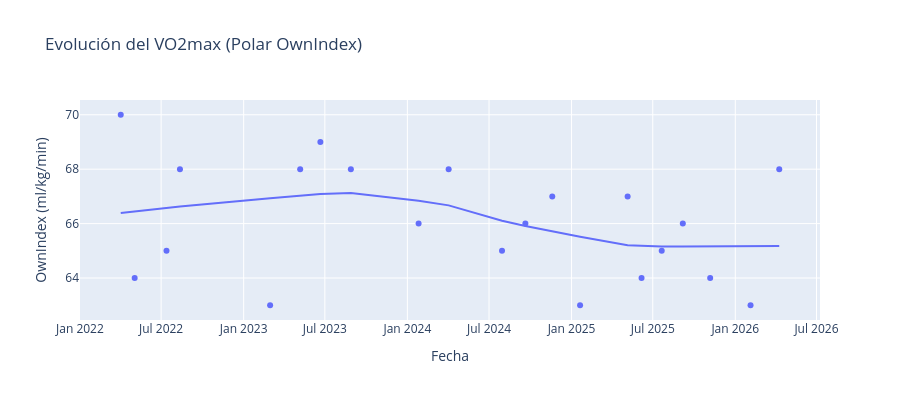

The notebook cell this image was saved under:
### Code cell
# VO2max a lo largo del tiempo
fig = px.scatter(
    df_tests,
    x='date',
    y='vo2max_own_index',
    title='Evolución del VO2max (Polar OwnIndex)',
    labels={'date': 'Fecha', 'vo2max_own_index': 'OwnIndex (ml/kg/min)'},
    trendline='lowess',  # Línea de tendencia suavizada
)
fig.update_layout(height=400)
fig.show()

### Figure 1 — Plotly figure (JSON) as saved in the notebook; plotly's stock layout.template omitted (floating-point values rounded to 4 significant figures)
{"data": [{"hovertemplate": "Fecha=%{x}<br>OwnIndex (ml/kg/min)=%{y}<extra></extra>", "legendgroup": "", "marker": {"color": "#636efa", "symbol": "circle"}, "mode": "markers", "name": "", "orientation": "v", "showlegend": false, "type": "scatter", "x": ["2022-04-02T00:00:00.000000", "2022-05-03T00:00:00.000000", "2022-07-13T00:00:00.000000", "2022-08-12T00:00:00.000000", "2023-03-01T00:00:00.000000", "2023-05-07T00:00:00.000000", "2023-06-21T00:00:00.000000", "2023-08-28T00:00:00.000000", "2024-01-26T00:00:00.000000", "2024-04-02T00:00:00.000000", "2024-07-30T00:00:00.000000", "2024-09-20T00:00:00.000000", "2024-11-19T00:00:00.000000", "2025-01-20T00:00:00.000000", "2025-05-06T00:00:00.000000", "2025-06-06T00:00:00.000000", "2025-07-21T00:00:00.000000", "2025-09-06T00:00:00.000000", "2025-11-06T00:00:00.000000", "2026-02-04T00:00:00.000000", "2026-04-09T00:00:00.000000"], "xaxis": "x", "y": [70, 64, 65, 68, 63, 68, 69, 68, 66, 68, 65, 66, 67, 63, 67, 64, 65, 66, 64, 63, 68], "yaxis": "y"}, {"hovertemplate": "<b>LOWESS trendline</b><br><br>Fecha=%{x}<br>OwnIndex (ml/kg/min)=%{y} <b>(trend)</b><extra></extra>", "legendgroup": "", "marker": {"color": "#636efa", "symbol": "circle"}, "mode": "lines", "name": "", "showlegend": false, "type": "scatter", "x": ["2022-04-02T00:00:00.000000", "2022-05-03T00:00:00.000000", "2022-07-13T00:00:00.000000", "2022-08-12T00:00:00.000000", "2023-03-01T00:00:00.000000", "2023-05-07T00:00:00.000000", "2023-06-21T00:00:00.000000", "2023-08-28T00:00:00.000000", "2024-01-26T00:00:00.000000", "2024-04-02T00:00:00.000000", "2024-07-30T00:00:00.000000", "2024-09-20T00:00:00.000000", "2024-11-19T00:00:00.000000", "2025-01-20T00:00:00.000000", "2025-05-06T00:00:00.000000", "2025-06-06T00:00:00.000000", "2025-07-21T00:00:00.000000", "2025-09-06T00:00:00.000000", "2025-11-06T00:00:00.000000", "2026-02-04T00:00:00.000000", "2026-04-09T00:00:00.000000"], "xaxis": "x", "y": [66.39, 66.45, 66.58, 66.63, 66.93, 67.01, 67.09, 67.12, 66.84, 66.67, 66.11, 65.91, 65.72, 65.51, 65.2, 65.17, 65.16, 65.15, 65.16, 65.17, 65.18], "yaxis": "y"}], "layout": {"height": 400, "legend": {"tracegroupgap": 0}, "title": {"text": "Evolución del VO2max (Polar OwnIndex)"}, "xaxis": {"anchor": "y", "domain": [0, 1], "title": {"text": "Fecha"}}, "yaxis": {"anchor": "x", "domain": [0, 1], "title": {"text": "OwnIndex (ml/kg/min)"}}}}
